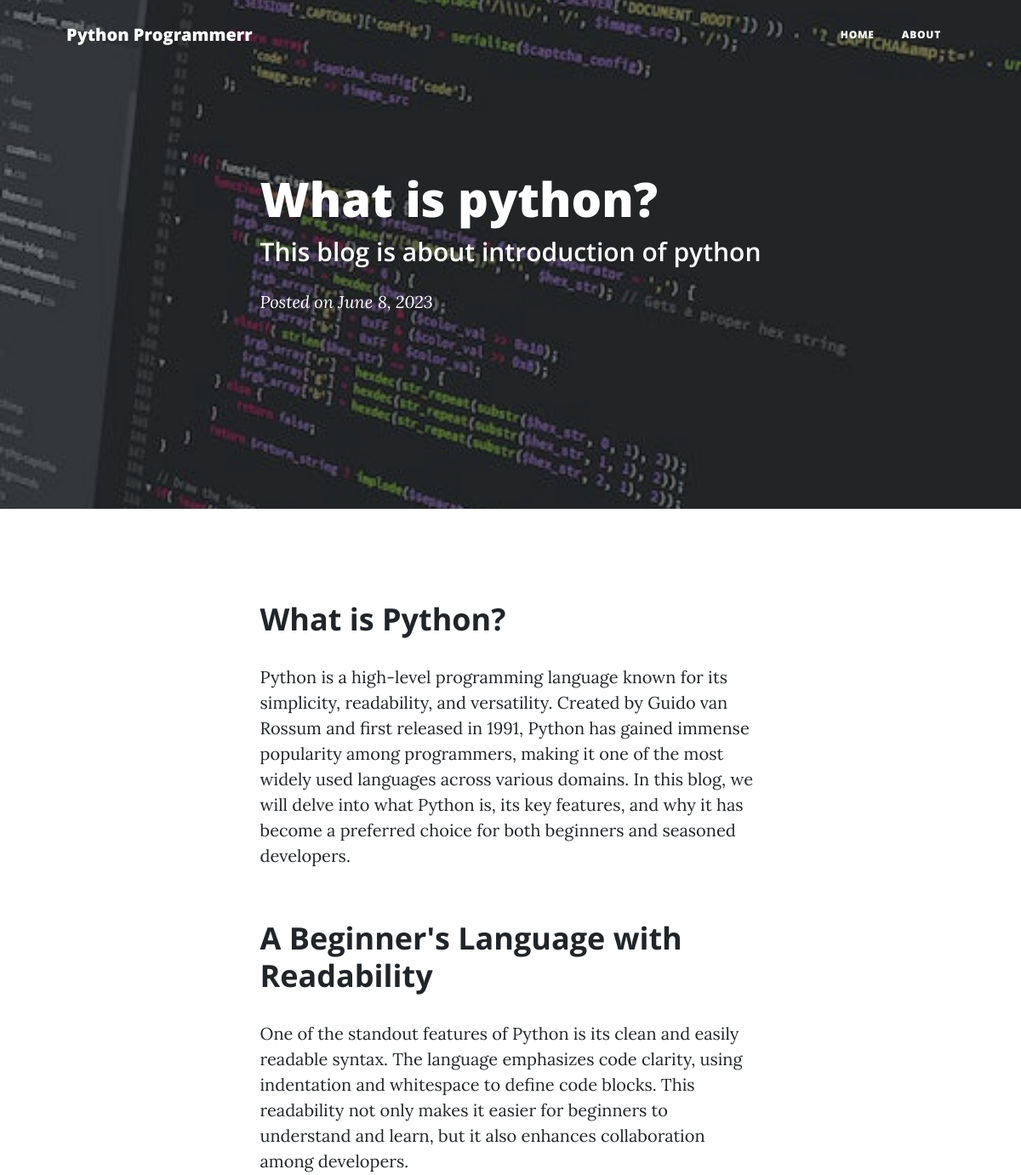
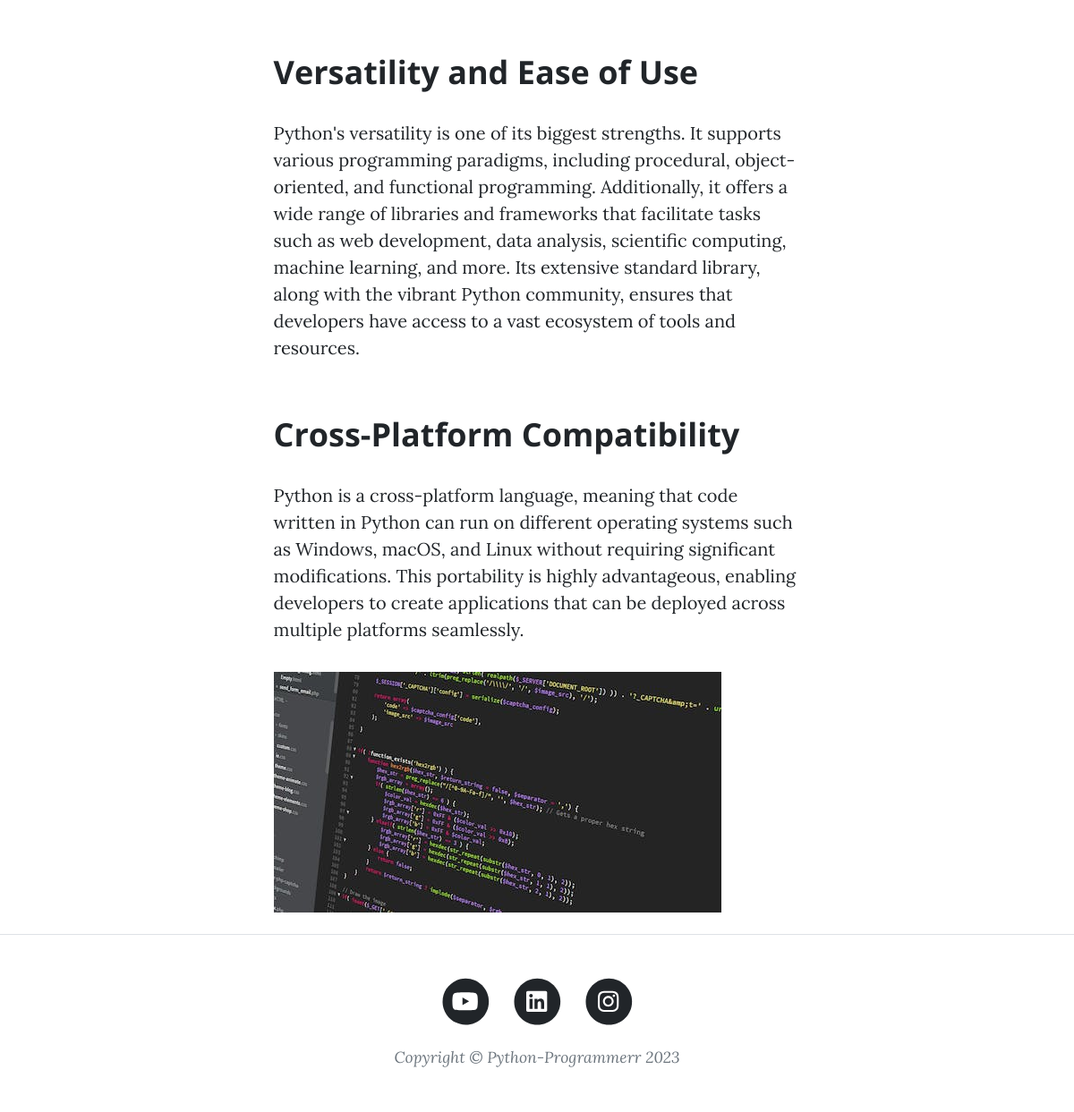
Page /view_post/1/ on the committed database (2 pictures, top to bottom).
### app1/models.py (models this page shows, shortened)
class Blogs(models.Model):
    title = models.CharField(max_length=100)
    thumb = models.ImageField(upload_to='thumbnail/',default='',blank=True,null=True)
    desc = models.CharField(max_length=100,blank=True,null=True)
    heading_1 = models.CharField(max_length=100,blank=True,null=True)
    h1_content = models.CharField(max_length=5000,blank=True,null=True)
    heading_2 = models.CharField(max_length=100,blank=True,null=True)
    h2_content = models.CharField(max_length=5000,blank=True,null=True)
    heading_3 = models.CharField(max_length=100,blank=True,null=True)
    h3_content = models.CharField(max_length=5000,blank=True,null=True)
    heading_4 = models.CharField(max_length=100,blank=True,null=True)
    h4_content = models.CharField(max_length=5000,blank=True,null=True)
    code_text = models.CharField(max_length=5000,blank=True,null=True)
    content_photo = models.ImageField(upload_to='content_img/',default='',blank=True,null=True)
    ending = models.CharField(max_length=4000,blank=True,null=True)
    publish_date = models.DateField()

### app1/views.py (the view)
# urls.py: path('view_post/<int:id>/',view_post,name='view_post')
def view_post(request,id):
    blog_post = Blogs.objects.get(id=id)
    context = {
        'blog':blog_post
    }
    return render(request,'post.html',context)

### templates/post.html (shortened to what this page needs)
{% extends "layout.html" %}
{% block body %}
        <nav class="navbar navbar-expand-lg navbar-light" id="mainNav">
            <div class="container px-4 px-lg-5">
                <a class="navbar-brand" href="/">Python Programmerr</a>
                <div class="collapse navbar-collapse" id="navbarResponsive">
                    <ul class="navbar-nav ms-auto py-4 py-lg-0">
                        <li class="nav-item"><a class="nav-link px-lg-3 py-3 py-lg-4" href="/">Home</a></li>
                        <li class="nav-item"><a class="nav-link px-lg-3 py-3 py-lg-4" href="/about">About</a></li>
                    </ul>
                </div>
            </div>
        </nav>
        {% if blog.thumb %}
        <header class="masthead" style="background-image: url('{{ blog.thumb.url }}')">
        {% else %}
        <header class="masthead">
        {% endif %}
            <div class="container position-relative px-4 px-lg-5">
                <div class="row gx-4 gx-lg-5 justify-content-center">
                    <div class="col-md-10 col-lg-8 col-xl-7">
                        <div class="post-heading">
                            <h1>{{blog.title}}</h1>
                            <h2 class="subheading">{{blog.desc}}</h2>
                            <p class="meta">
                                Posted
                                on {{blog.publish_date}}
                            </p>
                        </div>
                    </div>
                </div>
            </div>
        </header>
        <article class="mb-4">
            <div class="container px-4 px-lg-5">
                <div class="row gx-4 gx-lg-5 justify-content-center">
                    <div class="col-md-10 col-lg-8 col-xl-7">
                        {% if blog.h1_content %}
                        <h2 class="section-heading">{{blog.heading_1}}</h2>
                        <p>{{blog.h1_content}}</p>
                        {% endif %}
                        {% if blog.h2_content %}
                        <h2 class="section-heading">{{blog.heading_2}}</h2>
                        <p>{{blog.h2_content}}</p>
                        {% endif %}
                        {% if blog.h3_content %}
                        <h2 class="section-heading">{{blog.heading_3}}</h2>
                        <p>{{blog.h3_content}}</p>
                        {% endif %}
                        {% if blog.h4_content %}
                        <h2 class="section-heading">{{blog.heading_4}}</h2>
                        <p>{{blog.h4_content}}</p>
                        {% endif %}
                        {% load static %}
                        {% if blog.content_photo %}
                        <img class="img-fluid" src="{{blog.content_photo.url}}" alt="..." />
                        {% endif %}
                    </div>
                </div>
            </div>
        </article>
        <footer class="border-top">
            <div class="container px-4 px-lg-5">
                <div class="row gx-4 gx-lg-5 justify-content-center">
                    <div class="col-md-10 col-lg-8 col-xl-7">
                        <ul class="list-inline text-center">
                            <li class="list-inline-item">
                                <a href="https://www.youtube.com/@programmersaiyam6513">
                                    <span class="fa-stack fa-lg">
                                        <i class="fas fa-circle fa-stack-2x"></i>
                                        <i class="fab fa-youtube fa-stack-1x fa-inverse"></i>
                                    </span>
                                </a>
                            </li>
                            <li class="list-inline-item">
                                <a href="https://www.linkedin.com/in/saiyam-arora-a74447209/">
                                    <span class="fa-stack fa-lg">
                                        <i class="fas fa-circle fa-stack-2x"></i>
                                        <i class="fab fa-linkedin fa-stack-1x fa-inverse"></i>
                                    </span>
                                </a>
                            </li>
                            <li class="list-inline-item">
                                <a href="https://www.instagram.com/python.programmerr/">
                                    <span class="fa-stack fa-lg">
                                        <i class="fas fa-circle fa-stack-2x"></i>
                                        <i class="fab fa-instagram fa-stack-1x fa-inverse"></i>
                                    </span>
                                </a>
                            </li>
                        </ul>
                        <div class="small text-center text-muted fst-italic">Copyright &copy; Python-Programmerr 2023</div>
                    </div>
                </div>
            </div>
        </footer>
    </body>
</html>
{% endblock %}

### templates/layout.html (shortened to what this page needs)
<!DOCTYPE html>
<html lang="en">
    <head>
        <link href="/static/styles.css" rel="stylesheet" />
    </head>
{% block body %}
{% endblock %}

### rows in the picture
Blogs: thumb (picture), title "What is python?", desc "This blog is about introduction of python", publish_date "June 8, 2023", heading_1 "What is Python?", h1_content "Python is a high-level programming language known for its simplicity, readability, and versatility. Created by Guido van Rossum and first released in 1991, Python has gained immense popularity among programmers, making it one of the most widely used languages across various domains. In this blog, we will delve into what Python is, its key features, and why it has become a preferred choice for both beginners and seasoned developers.", heading_2 "A Beginner's Language with Readability", h2_content "One of the standout features of Python is its clean and easily readable syntax. The language emphasizes code clarity, using indentation and whitespace to define code blocks. This readability not only makes it easier for beginners to understand and learn, but it also enhances collaboration among developers.", heading_3 "Versatility and Ease of Use", h3_content "Python's versatility is one of its biggest strengths. It supports various programming paradigms, including procedural, object-oriented, and functional programming. Additionally, it offers a wide range of libraries and frameworks that facilitate tasks such as web development, data analysis, scientific computing, machine learning, and more. Its extensive standard library, along with the vibrant Python community, ensures that developers have access to a vast ecosystem of tools and resources.", heading_4 "Cross-Platform Compatibility", h4_content "Python is a cross-platform language, meaning that code written in Python can run on different operating systems such as Windows, macOS, and Linux without requiring significant modifications. This portability is highly advantageous, enabling developers to create applications that can be deployed across multiple platforms seamlessly.", content_photo (picture)
